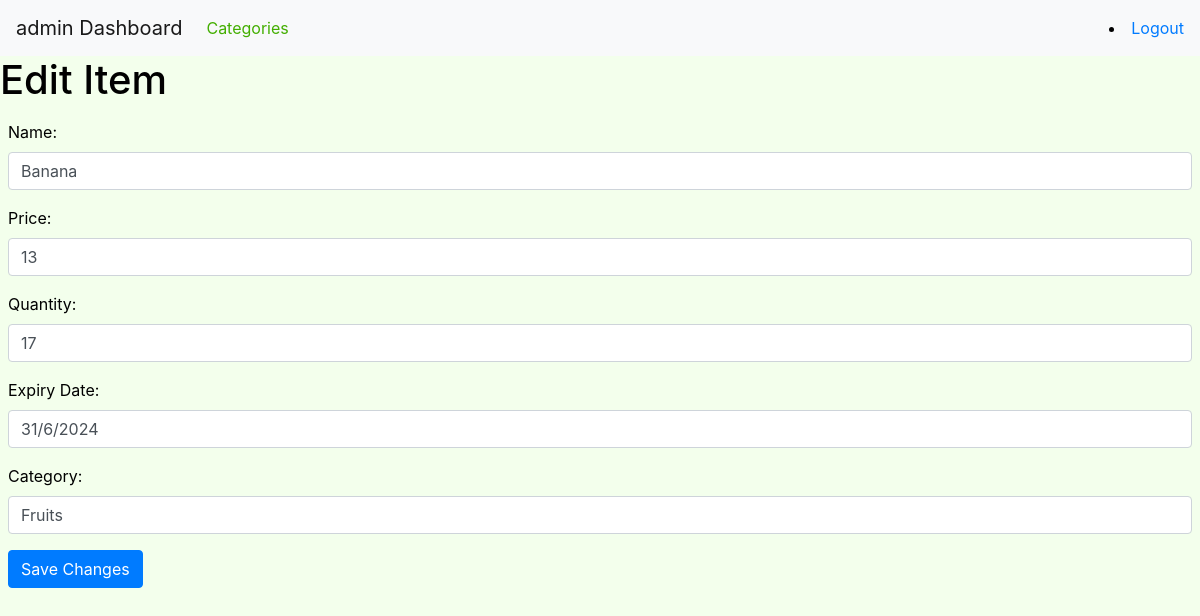
Screenshot of /category/1/edit-item/1 (signed in) with the database file from the repository.
### market/models.py (models this page shows, shortened)
class User(db.Model,UserMixin):
    id = db.Column(db.Integer(), primary_key=True)
    username = db.Column(db.String(length=30), nullable=False, unique=True)
    email = db.Column(db.String(length=50), nullable=False, unique=True)
    is_admin = db.Column(db.Boolean(), nullable=False, default=False)
    password_hash = db.Column(db.String(length=60), nullable=False)
    items = db.relationship('Item', backref='owned_user', lazy=True)
    cart_items=db.relationship('Cart',backref='user',lazy=True)
    @property
    def password(self):
        return self.password

class Item(db.Model):
    id = db.Column(db.Integer(), primary_key=True)
    name = db.Column(db.String(length=30), nullable=False, unique=True)
    expdate=db.Column(db.String(length=30), nullable=False)
    quantity=db.Column(db.Integer(), nullable=False)
    price = db.Column(db.Integer(), nullable=False)
    owner = db.Column(db.Integer(), db.ForeignKey('user.id'))
    cart_items=db.relationship('Cart',backref='item',lazy=True)
    category_id = db.Column(db.Integer, db.ForeignKey('category.id'), nullable=False)
    category = db.relationship('Category', backref='items')

class Category(db.Model):
    id = db.Column(db.Integer, primary_key=True)
    name = db.Column(db.String(length=30), nullable=False, unique=True)

### market/routes.py (the view, shortened to what this page needs)
@app.route('/category/<int:category_id>/edit-item/<int:item_id>', methods=['GET', 'POST'])
@login_required
def edit_item(category_id, item_id):
    category = Category.query.get(category_id)
    item = Item.query.get(item_id)
    return render_template('items/edit.html', category=category, user=User.query.get(current_user.id), item=item)

### market/models.py (called while the page is built)
@login_manager.user_loader
def load_user(user_id):
    return User.query.get(int(user_id))

### market/templates/items/edit.html (shortened to what this page needs)
{% extends 'base.html' %}
{% block content %}
  <h1>Edit Item</h1>
<form method="post" class="form">
    <div class="vstack gap-3">
        <div class="p-2">
            <label for="name">Name:</label>
            <input type="text" name="name" class="form-control" value="{{ item.name }}" required>
        </div>
        <div class="p-2">
            <label for="price">Price:</label>
            <input type="text" name="price" class="form-control" value="{{ item.price }}" required>
        </div>
        <div class="p-2">
            <label for="quantity">Quantity:</label>
            <input type="text" name="quantity" class="form-control" value="{{ item.quantity }}" required>
        </div>
        <div class="p-2">
            <label for="expdate">Expiry Date:</label>
            <input type="text" name="expdate" class="form-control" value="{{ item.expdate }}" required>
        </div>
        <div class="p-2">
            <label for="category">Category:</label>
            <input type="text" name="category" class="form-control" value="{{ category.name }}" required>
        </div>
      </div>
      <div class="p-2"><button type="submit" class="btn btn-primary">Save Changes</button></div>
    </form>
{% endblock %}

### market/templates/base.html (shortened to what this page needs)
<!doctype html>
<html lang="en">
<head>
    <link rel="stylesheet"
          href="https://cdn.jsdelivr.net/npm/bootstrap@4.5.3/dist/css/bootstrap.min.css"
>
</head>
<body>
<nav class="navbar navbar-expand-lg navbar-light bg-light ">
    <a class="navbar-brand" href="{{ url_for('dashboard_page') }}">{{ current_user.username }} Dashboard</a>
    <div class="collapse navbar-collapse" id="navbarSupportedContent">
        <ul class="navbar-nav mr-auto">
            {% if current_user.is_admin %}
            <li class="nav-item active">
                <a class="nav-link" href="{{url_for('admin_categories')}}">Categories </a>
            </li>
            {% endif %}
        </ul>
        <li class="nav-item ml-auto">
            <a class="nav-item" href="{{ url_for('logout_page') }}">Logout</a>
        </li>
    </div>
</nav>
{% block content %}
{% endblock %}
</body>
</html>

### market/templates/base.html (style rules this page uses)
.navbar.navbar-expand-lg.navbar-light .navbar-nav .nav-link { color: #43AE00; }
body { background-color: #F3FFEC; color: black }

### rows the page displays
User: username "admin"
Item: name "Banana", price "13", quantity "17", expdate "31/6/2024"
Category: category "Fruits"
